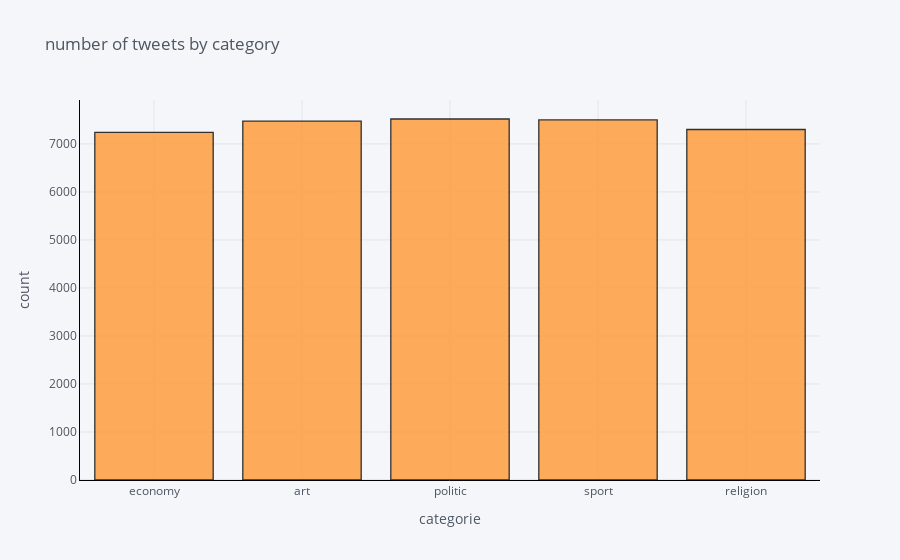

Write notebook code for a chart like this one.
### Markdown cell above
<h1>Visualisation Of Data </h1>

### Code cell
import cufflinks as cf
cf.go_offline()
cf.set_config_file(offline=False, world_readable=True)
df2['categorie'].iplot(
    kind='hist',
    xTitle='categorie',
    linecolor='black',
    yTitle='count',
    title='number of tweets by category')

### Figure 1 — Plotly figure (JSON) as saved in the notebook; plotly's stock layout.template omitted (floating-point values rounded to 4 significant figures; data arrays with more than 128 entries replaced by an {"elided": "..."} marker saying what was removed)
{"data": [{"histfunc": "count", "histnorm": "", "marker": {"color": "rgba(255, 153, 51, 1.0)", "line": {"color": "#000000", "width": 1.3}}, "name": "categorie", "opacity": 0.8, "orientation": "v", "type": "histogram", "x": {"elided": "37035 str values"}}], "layout": {"barmode": "overlay", "legend": {"bgcolor": "#F5F6F9", "font": {"color": "#4D5663"}}, "paper_bgcolor": "#F5F6F9", "plot_bgcolor": "#F5F6F9", "title": {"font": {"color": "#4D5663"}, "text": "number of tweets by category"}, "xaxis": {"gridcolor": "#E1E5ED", "linecolor": "black", "showgrid": true, "tickfont": {"color": "#4D5663"}, "title": {"font": {"color": "#4D5663"}, "text": "categorie"}, "zerolinecolor": "#E1E5ED"}, "yaxis": {"gridcolor": "#E1E5ED", "linecolor": "black", "showgrid": true, "tickfont": {"color": "#4D5663"}, "title": {"font": {"color": "#4D5663"}, "text": "count"}, "zerolinecolor": "#E1E5ED"}}}
